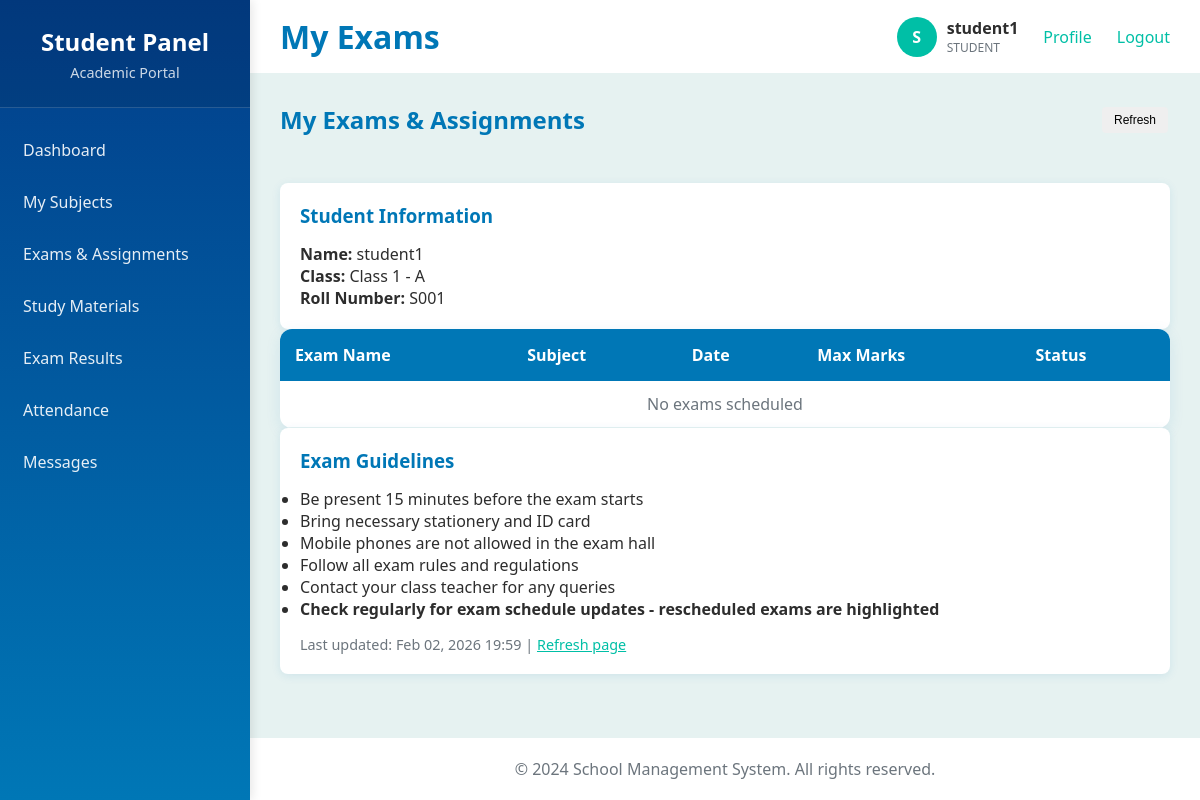
The app's page /student/exams.php (signed in) with its own data.
### tables this page shows
CREATE TABLE students (
    id INT PRIMARY KEY AUTO_INCREMENT,
    user_id INT NOT NULL,
    roll_number VARCHAR(20) UNIQUE NOT NULL,
    class_id INT NOT NULL,
    section_id INT NOT NULL,
    admission_date DATE NOT NULL,
    date_of_birth DATE,
    gender ENUM('male', 'female', 'other'),
    address TEXT,
    phone VARCHAR(15),
    photo VARCHAR(255),
    FOREIGN KEY (user_id) REFERENCES users(id) ON DELETE CASCADE,
    FOREIGN KEY (class_id) REFERENCES classes(id),
    FOREIGN KEY (section_id) REFERENCES sections(id)
);

CREATE TABLE classes (
    id INT PRIMARY KEY AUTO_INCREMENT,
    name VARCHAR(50) NOT NULL,
    description TEXT,
    created_at TIMESTAMP DEFAULT CURRENT_TIMESTAMP
);

CREATE TABLE sections (
    id INT PRIMARY KEY AUTO_INCREMENT,
    class_id INT NOT NULL,
    name VARCHAR(10) NOT NULL,
    capacity INT DEFAULT 40,
    FOREIGN KEY (class_id) REFERENCES classes(id) ON DELETE CASCADE
);

### config/database.php (called while the page is built, shortened)
<?php
class Database {
    private $host = DB_HOST;
    private $user = DB_USER;
    private $pass = DB_PASS;
    private $dbname = DB_NAME;
    private $dbh;
    public function __construct() {
        $dsn = 'mysql:host=' . $this->host . ';dbname=' . $this->dbname;
        $options = array(
            PDO::ATTR_PERSISTENT => true,
            PDO::ATTR_ERRMODE => PDO::ERRMODE_EXCEPTION
        );
        try {
            $this->dbh = new PDO($dsn, $this->user, $this->pass, $options);
        } catch(PDOException $e) {
            $this->error = $e->getMessage();
        }
    }
    public function query($query) {
        $this->stmt = $this->dbh->prepare($query);
    }
    public function bind($param, $value, $type = null) {
        if (is_null($type)) {
            switch (true) {
                case is_int($value):
                    $type = PDO::PARAM_INT;
                    break;
            }
        }
        $this->stmt->bindValue($param, $value, $type);
    }
    public function execute() {
        return $this->stmt->execute();
    }
    public function single() {
        $this->execute();
        return $this->stmt->fetch(PDO::FETCH_ASSOC);
    }
}
?>

### student/exams.php (the view, shortened to what this page needs)
<?php
require_once 'layout.php';
require_once '../config/database.php';
$db = new Database();
$db->query("SELECT s.*, c.name as class_name, sec.name as section_name FROM students s LEFT JOIN classes c ON s.class_id = c.id LEFT JOIN sections sec ON s.section_id = sec.id WHERE s.user_id = :user_id");
$db->bind(':user_id', $_SESSION['user_id']);
$student = $db->single();
if($student['class_id']) {
    $db->query("SELECT e.*, s.name as subject_name, c.name as class_name
               FROM exams e
               JOIN subjects s ON e.subject_id = s.id
               JOIN classes c ON e.class_id = c.id
               WHERE e.class_id = :class_id
               ORDER BY e.exam_date DESC");
    $db->bind(':class_id', $student['class_id']);
    $exams = $db->resultset();
    if(!$exams) {
        $exams = [];
    }
} else {
    $exams = [];
}
$content = '
<div class="page-header">
    <h2>My Exams & Assignments</h2>
    <button class="btn-small" onclick="location.reload()">Refresh</button>
</div>
<div class="info-card">
    <h3>Student Information</h3>
    <p><strong>Name:</strong> ' . $_SESSION['username'] . '</p>
    <p><strong>Class:</strong> ' . ($student['class_name'] ? $student['class_name'] . ' - ' . $student['section_name'] : 'Not assigned') . '</p>
    <p><strong>Roll Number:</strong> ' . ($student['roll_number'] ?? 'N/A') . '</p>
</div>
<div class="data-table">
    <table>
        <thead>
            <tr>
                <th>Exam Name</th>
                <th>Subject</th>
                <th>Date</th>
                <th>Max Marks</th>
                <th>Status</th>
            </tr>
        </thead>
        <tbody>';
if(empty($exams)) {
    $content .= '<tr><td colspan="5" style="text-align: center; color: #6C757D;">No exams scheduled</td></tr>';
}
$content .= '
        </tbody>
    </table>
</div>
<div class="info-card">
    <h3>Exam Guidelines</h3>
    <ul>
        <li>Be present 15 minutes before the exam starts</li>
        <li>Bring necessary stationery and ID card</li>
        <li>Mobile phones are not allowed in the exam hall</li>
        <li>Follow all exam rules and regulations</li>
        <li>Contact your class teacher for any queries</li>
        <li><strong>Check regularly for exam schedule updates - rescheduled exams are highlighted</strong></li>
    </ul>
    <p style="margin-top: 15px; color: #6C757D; font-size: 0.9em;">Last updated: ' . date('M d, Y H:i') . ' | <a href="javascript:location.reload()" style="color: #00BFA6;">Refresh page</a></p>
</div>';
echo renderStudentLayout('My Exams', $content);
?>

### assets/css/style.css (style rules this page uses)
* { margin: 0; padding: 0; box-sizing: border-box; }
body { font-family: 'Segoe UI', Tahoma, Geneva, Verdana, sans-serif; background: linear-gradient(135deg, #E6F2F1 0%, #B8E6E1 100%); min-height: 100vh; color: #2D2D2D; }
.page-header { display: flex; justify-content: space-between; align-items: center; margin-bottom: 30px; padding-bottom: 15px; border-bottom: 2px solid #E6F2F1; }
.page-header h2 { color: #0077B6; margin: 0; flex: 1; }
.data-table { background: white; border-radius: 12px; overflow: hidden; box-shadow: 0 4px 15px rgba(0, 119, 182, 0.1); }
.data-table table { width: 100%; border-collapse: collapse; }
.data-table th { background: #0077B6; color: white; padding: 15px; text-align: left; font-weight: 600; }
.data-table td { padding: 12px 15px; border-bottom: 1px solid #E6F2F1; }
.btn-small { padding: 6px 12px; margin: 0 2px; border: none; border-radius: 4px; cursor: pointer; font-size: 12px; }
.info-card { background: white; padding: 20px; border-radius: 8px; box-shadow: 0 2px 10px rgba(0, 119, 182, 0.1); }
.info-card h3 { color: #0077B6; margin-bottom: 15px; }

### records on screen
students: class.name "Class 1", section.name "A", roll_number "S001"

### other values on screen
$title "My Exams"
substr($_SESSION['username'], 0, 1) "S"
$_SESSION['username'] "student1"
